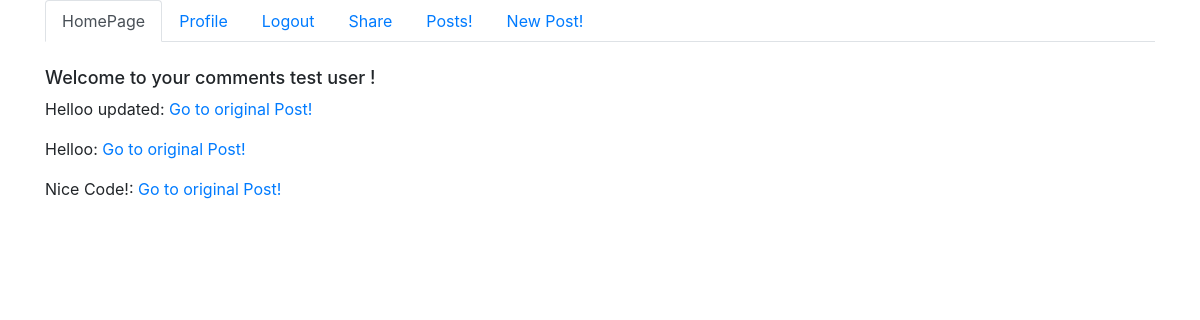
The page /homePage/1/profilePage (signed in) on the database its author committed.
### techAndCoffeeApp/models.py (models this page shows)
class User(models.Model):
    first_name = models.CharField(max_length=255)
    last_name = models.CharField(max_length=255)
    email = models.CharField(max_length=255)
    password = models.CharField(max_length=255)
    created_at = models.DateTimeField(auto_now_add=True)
    updated_at = models.DateTimeField(auto_now=True)
    objects = Usermanager()

class Comment(models.Model):
    comment = models.CharField(max_length=255)
    created_at = models.DateTimeField(auto_now_add=True)
    updated_at = models.DateTimeField(auto_now=True)
    post = models.ForeignKey(Post, related_name="postcomment", on_delete = models.CASCADE)
    user = models.ForeignKey(User, related_name="usercomment", on_delete = models.CASCADE)
    objects = Commentmanager()

### techAndCoffeeApp/views.py (the view)
# urls.py: path('homePage/<int:user_id>/profilePage',views.profileView),
def profileView(request,user_id):
    if 'user_id' not in request.session:
        return redirect('/')
    context = {
        'this_user':User.objects.get(id = request.session['user_id']),
        'this_users_comments':User.objects.get(id = user_id).usercomment.all()
    }
    return render(request,"profilePage.html",context)

### techAndCoffeeApp/templates/profilePage.html (shortened to what this page needs)
<!DOCTYPE html>
<html lang="en">
<head>
    <link rel="stylesheet" href="https://maxcdn.bootstrapcdn.com/bootstrap/4.0.0/css/bootstrap.min.css">
    {% load static %}
    <link rel="stylesheet" href="{% static 'css/style.css' %}" />
</head>
    <body>
        <div class="container">
            <div class="navstuff">
                <ul class="nav nav-tabs">
                <li class="nav-item">
                    <a class="nav-link active" href="/homePage">HomePage</a>
                    </li>
                    <li class="nav-item">
                        <a class="nav-link" href="/homePage/{{this_user.id}}/profilePage">Profile</a>
                    </li>
                    <li class="nav-item">
                        <a class="nav-link" href="/logout">Logout</a>
                    </li>
                    <li class="nav-item">
                        <a class="nav-link" href="#">Share</a>
                    </li>
                    <li class="nav-item">
                        <a class="nav-link" href="/homePage/viewPosts">Posts!</a>
                    </li>
                    <li class="nav-item">
                        <a class="nav-link" href="/homePage/image_upload">New Post!</a>
                    </li>
                </ul>
            </div>
            <div class="headerHomePage">
                <h1 class="header1HomePage">Welcome to your comments {{this_user.first_name}} {{this_user.last_name}} !</h1>
            </div>
            <div class="profileContent">
                {% for comment in this_users_comments %}
                <p>{{comment.comment}}: <a href="/homePage/viewPosts">Go to original Post!</a></p>
                {% endfor %}
            </div>
        </div>
    </body>
</html>

### techAndCoffeeApp/static/css/style.css (style rules this page uses)
@media (min-width: 576px) { .container { display: flexbox; } }
@media (min-width: 576px) { .header1HomePage { font-size: large; margin-top: 25px; } }
@media (min-width: 768px) { .container { display: flexbox; } }
@media (min-width: 768px) { .header1HomePage { font-size: large; margin-top: 25px; } }
@media (min-width: 992px) { .container { display: flexbox; } }
@media (min-width: 992px) { .header1HomePage { font-size: large; margin-top: 25px; } }
@media (min-width: 1200px) { .container { display: flexbox; } }
@media (min-width: 1200px) { .header1HomePage { font-size: large; margin-top: 25px; } }

### rows shown on the page
User: first_name "test", last_name "user"
Comment: comment "Helloo updated"
Comment: comment "Helloo"
Comment: comment "Nice Code!"
